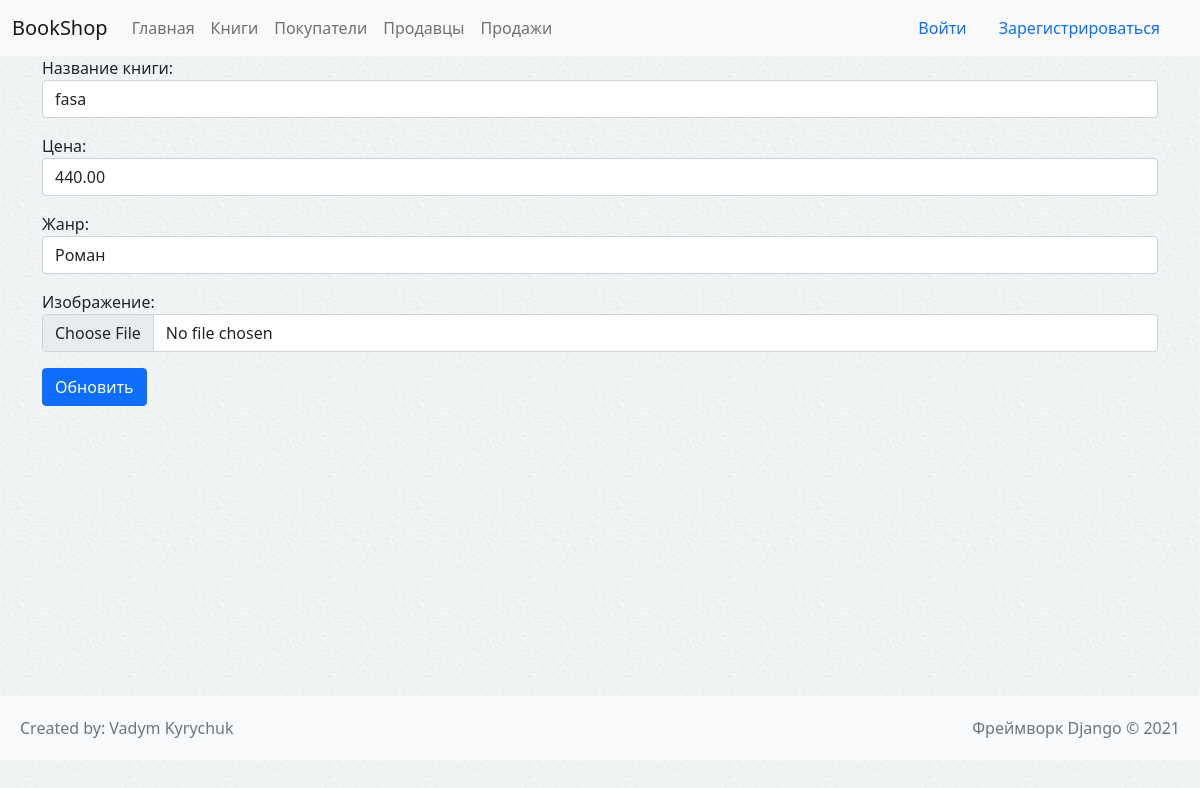
The page /book/5 on the database as committed earlier.
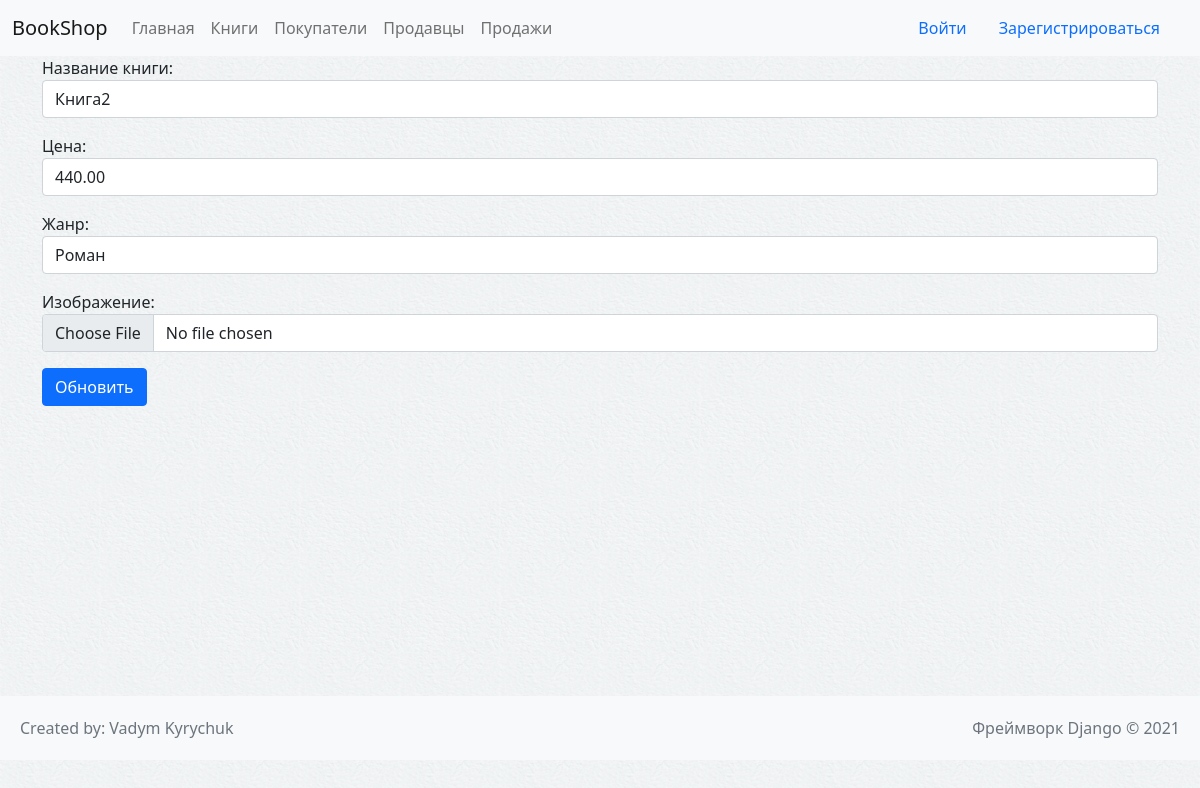
The same page on the database as committed later.
### books/models.py (models this page shows, shortened)
class Book(models.Model):
    GENRE_LIST = [
        ('Detective', 'Детектив'),
        ('Thriller', 'Триллер'),
        ('Novel', 'Роман'),
        ('Psychology', 'Психолоия')
    ]
    name_product = models.CharField(blank=False, max_length=64, verbose_name='Название')
    price = models.DecimalField(max_digits=12, decimal_places=2, blank=False, verbose_name='Цена')
    genre = models.CharField(max_length=64, blank=False, choices=GENRE_LIST, default='Detective', verbose_name='Жанр')
    img = models.ImageField(upload_to='books_img/%Y/%m/%d', blank=True, default='media/img.png',
                            verbose_name='Картинка')
    class Meta:
        verbose_name = 'Книга'
        verbose_name_plural = 'Книги'

### books/views.py (the view, shortened to what this page needs)
# urls.py: path('book/<int:book_id>', update_book, name='update_book'),
def update_book(request, book_id):
    if request.method == 'GET':
        upd_book = get_object_or_404(pk=int(book_id), klass=Book)
        form = UpdateBook(instance=upd_book)
    return render(request, 'update_book.html', {'form': form, 'book_id': book_id})

### books/forms.py
class UpdateBook(forms.ModelForm):
    class Meta:
        model = Book
        fields = '__all__'
        labels = {
            'name_product': 'Название книги',
            'price': "Цена",
            "genre": "Жанр",
            "img": "Изображение"
        }
        widgets = {
            'name_product': forms.TextInput(attrs={'class': 'form-control'}),
            'price': forms.TextInput(attrs={'type': 'number', 'class': 'form-control'}),
            "genre": forms.Select(choices=Book.GENRE_LIST, attrs={'class': 'form-control'}),
            "img": forms.FileInput(attrs={'class': 'form-control'}),
        }

### templates/update_book.html (shortened to what this page needs)
{% extends './partials/base.html' %}
{% block content %}
    <div class="container" style="min-height: 80vh" >
        <div class="row">
            <form method="post" enctype='multipart/form-data'>
                {{ form.as_p }}
                <button class="btn btn-primary">Обновить</button>
            </form>
        </div>
    </div>
{% endblock %}

Rows that differ between the two databases and show on the page:
changed Book "Роман": name_product "fasa" → "Книга2"
